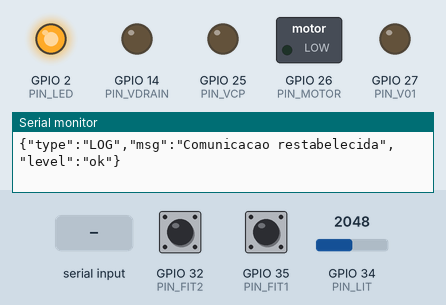
This sketch was run on a simulated ESP32. On the bench: switched loads named in the sketch (green lamp = pin HIGH), output pins drawn as LEDs (lit = HIGH), the last lines printed to the serial monitor. Dashed ring = blinking. The test bench sets the inputs (shaded band); at power-on: GPIO 32 (PIN_FIT2) HIGH, GPIO 34 (PIN_LIT) = 2048, GPIO 35 (PIN_FIT1) HIGH (analog values on the 0–4095 scale).

Above: at 0.1 s.
At 1.2 s:
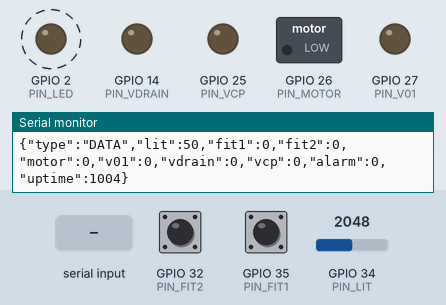
1.3 s: "MOTOR\n" received over Serial
Timing chart, 0 to 10.3 s (numbered marks = the images above; inputs shaded):
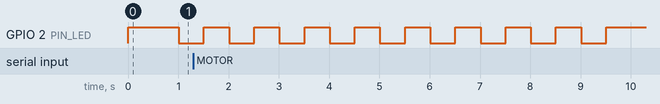

Measured:
- by itself, GPIO 2 (PIN_LED): alternates HIGH for 0.50 s and LOW for 0.50 s

The sketch:

eta_esp32_funcional.ino
```cpp
/* =============================================================================
 *  FIRMWARE ESP32 — ETA (Estação de Tratamento de Água)
 *  -----------------------------------------------------------------------------
 *  Objetivo:
 *    Interface física entre o supervisório Python (rodando no PC) e o processo
 *    real da ETA. O ESP32 lê os sensores, aciona relés/válvulas e troca dados
 *    com o PC por comunicação SERIAL USB (115200 baud), usando JSON por linha.
 *
 *  Comunicação (Serial USB — cabo direto PC <-> ESP32):
 *    - Baud rate: 115200
 *    - Cada mensagem é uma linha JSON terminada em '\n'
 *
 *    PC -> ESP32 (comandos, um por linha):
 *      {"cmd":"MOTOR","val":1}     -> liga(1)/desliga(0) a bomba B-01
 *      {"cmd":"V01","val":1}       -> abre(1)/fecha(0) a válvula de entrada V-01
 *      {"cmd":"VDRAIN","val":1}    -> abre(1)/fecha(0) o dreno V-DRAIN
 *      {"cmd":"VCP","val":75}      -> abertura da válvula proporcional (0-100%)
 *      {"cmd":"SP","val":50}       -> setpoint de nível (0-100%) - informativo
 *      {"cmd":"PING","val":0}      -> teste de conexão (responde PONG)
 *
 *    ESP32 -> PC (enviado a cada 200 ms):
 *      {"type":"DATA","lit":45.2,"fit1":12.0,"fit2":4.0,"motor":1,"v01":1,
 *       "vdrain":0,"vcp":75,"alarm":0,"uptime":12345}
 *      {"type":"LOG","msg":"Bomba B-01 ligada","level":"ok"}
 *      {"type":"PONG","uptime":12345}
 *
 *  -----------------------------------------------------------------------------
 *  BIBLIOTECA NECESSÁRIA: ArduinoJson (por Benoit Blanchon)
 *    Instalação na Arduino IDE:
 *      Sketch -> Include Library -> Manage Libraries...
 *      Pesquise por "ArduinoJson" e instale a versão 6.x (ou 7.x).
 *    Este código usa a API da versão 6/7 (StaticJsonDocument / JsonDocument).
 *
 *  PLACA: selecione "ESP32 Dev Module" (ou equivalente) em Ferramentas -> Placa.
 * ===========================================================================*/

#include <ArduinoJson.h>

// ─── MAPEAMENTO DE PINOS ─────────────────────────────────────────────────────
// Saídas digitais (relés). Se seu módulo de relé for ATIVO EM NÍVEL BAIXO
// (a maioria dos módulos de 1/2/4 canais chineses é assim), troque
// RELAY_ACTIVE_HIGH para 'false' abaixo — a lógica é invertida automaticamente.
const int PIN_MOTOR  = 26;   // Relé da Bomba B-01 (motor de recalque)
const int PIN_V01    = 27;   // Relé da Válvula V-01 (entrada de água)
const int PIN_VDRAIN = 14;   // Relé do Dreno V-DRAIN

// Saída analógica (DAC nativo do ESP32) para a válvula proporcional VCP-01.
// O ESP32 tem 2 canais de DAC: GPIO25 (DAC1) e GPIO26 (DAC2).
// Aqui usamos GPIO25. Faixa do DAC: 0-255 (0 V a ~3.3 V).
// Se o atuador da válvula exigir 0-10 V ou 4-20 mA, use um conversor/driver
// externo (ex.: amplificador operacional, módulo 0-10V, ou saída 4-20mA).
const int PIN_VCP    = 25;   // DAC1 -> VCP-01 (0-100% mapeado para 0-255)

// Entrada analógica (ADC) para o sensor de nível LIT-01.
// >>> TIPO ESCOLHIDO PELO USUÁRIO: BOIA COM POTENCIÔMETRO (0-3.3 V) <<<
// O cursor do potenciômetro fornece uma tensão proporcional ao ângulo/altura
// da boia. Ligue: extremos do potenciômetro em 3.3V e GND, cursor no GPIO34.
// ADC do ESP32: 12 bits -> 0 a 4095 (0 V a ~3.3 V).
// IMPORTANTE: use pinos ADC1 (GPIO32..39) — o ADC2 não funciona com Wi-Fi ligado.
const int PIN_LIT    = 34;   // ADC1_CH6 -> LIT-01 (boia + potenciômetro)

// Entradas de pulso (sensores de vazão tipo turbina/hall) via interrupção.
const int PIN_FIT1   = 35;   // FIT-01 (vazão de entrada) — contador de pulsos
const int PIN_FIT2   = 32;   // FIT-02 (vazão de saída)   — contador de pulsos

// LED de status (LED onboard da maioria das placas ESP32 DevKit).
const int PIN_LED    = 2;    // Pisca 1 Hz quando em comunicação; fixo se offline

// ─── CONFIGURAÇÕES DE LÓGICA ─────────────────────────────────────────────────
const bool RELAY_ACTIVE_HIGH = true;   // true = relé liga com HIGH; false = com LOW

// Watchdog de comunicação: se o PC não enviar NENHUM comando por este tempo,
// o ESP32 entra em modo seguro (desliga bomba e fecha válvulas).
const unsigned long COMM_TIMEOUT_MS = 10000;   // 10 segundos

// Período de envio dos dados (telemetria) para o PC.
const unsigned long DATA_PERIOD_MS  = 200;     // 200 ms

// ─── CALIBRAÇÃO DOS SENSORES DE VAZÃO ────────────────────────────────────────
// Fator K (pulsos por litro) do sensor de vazão. Consulte o datasheet do seu
// sensor. Ex.: YF-S201 ~ 450 pulsos/litro. Ajuste conforme o modelo real.
const float FLOW_PULSES_PER_LITER = 450.0;

// ─── VARIÁVEIS DE ESTADO ─────────────────────────────────────────────────────
volatile unsigned long fit1_pulses = 0;   // contador de pulsos FIT-01 (ISR)
volatile unsigned long fit2_pulses = 0;   // contador de pulsos FIT-02 (ISR)

bool  motor_on  = false;    // estado atual da bomba B-01
bool  v01_open  = false;    // estado atual da válvula de entrada
bool  vdrain_open = false;  // estado atual do dreno
int   vcp_pct   = 0;        // abertura da VCP-01 (0-100%)
int   setpoint  = 50;       // setpoint recebido (informativo)
bool  alarmFlag = false;    // flag de alarme (nível crítico / modo seguro)

float lit_level = 0.0;      // nível filtrado do LIT-01 (%)
float flow1     = 0.0;      // vazão FIT-01 (m³/h)
float flow2     = 0.0;      // vazão FIT-02 (m³/h)

unsigned long last_data_ms   = 0;   // último envio de telemetria
unsigned long last_cmd_ms    = 0;   // último comando recebido do PC
unsigned long last_flow_ms   = 0;   // última janela de cálculo de vazão
unsigned long last_led_ms    = 0;   // controle de piscar do LED
bool  led_state  = false;
bool  comm_alive = false;   // true enquanto recebemos comandos dentro do timeout

// ─── ROTINAS DE INTERRUPÇÃO (ISR) — contagem de pulsos ───────────────────────
// IRAM_ATTR: a ISR fica na RAM interna (obrigatório no ESP32 para ISRs rápidas).
void IRAM_ATTR isr_fit1() { fit1_pulses++; }
void IRAM_ATTR isr_fit2() { fit2_pulses++; }

// ─── AUXILIARES DE RELÉ ──────────────────────────────────────────────────────
// Escreve no relé respeitando a lógica ativa em alto/baixo.
void writeRelay(int pin, bool on) {
  bool level = RELAY_ACTIVE_HIGH ? on : !on;
  digitalWrite(pin, level ? HIGH : LOW);
}

// ─── ENVIO DE LOG PARA O PC ──────────────────────────────────────────────────
void sendLog(const char* msg, const char* level) {
  StaticJsonDocument<128> doc;
  doc["type"]  = "LOG";
  doc["msg"]   = msg;
  doc["level"] = level;
  serializeJson(doc, Serial);
  Serial.println();
}

// ─── LEITURA DO SENSOR DE NÍVEL LIT-01 ───────────────────────────────────────
// Boia com potenciômetro: lê o ADC e converte para 0-100%.
// Faz média de 10 amostras para filtrar ruído elétrico.
float readLevel() {
  const int N = 10;
  long acc = 0;
  for (int i = 0; i < N; i++) {
    acc += analogRead(PIN_LIT);   // 0..4095 (12 bits)
    delayMicroseconds(200);       // pequeno intervalo entre amostras
  }
  float raw = acc / (float)N;     // média das amostras

  // Converte 0..4095 -> 0..100%.
  // Ajuste ADC_MIN/ADC_MAX após calibrar com a boia no fundo e no topo do tanque.
  const float ADC_MIN = 0.0;      // leitura com tanque vazio (calibrar)
  const float ADC_MAX = 4095.0;   // leitura com tanque cheio (calibrar)
  float pct = (raw - ADC_MIN) * 100.0 / (ADC_MAX - ADC_MIN);
  if (pct < 0)   pct = 0;
  if (pct > 100) pct = 100;
  return pct;

  /* -----------------------------------------------------------------------
   * ALTERNATIVA 1 — SENSOR ULTRASSÔNICO (HC-SR04):
   *   Meça a distância até a lâmina d'água e converta para nível.
   *   Requer 2 pinos (TRIG e ECHO) em vez do ADC.
   *
   *   long duration; float distance_cm;
   *   digitalWrite(TRIG, LOW);  delayMicroseconds(2);
   *   digitalWrite(TRIG, HIGH); delayMicroseconds(10);
   *   digitalWrite(TRIG, LOW);
   *   duration = pulseIn(ECHO, HIGH, 30000);   // timeout 30 ms
   *   distance_cm = duration * 0.0343 / 2.0;   // velocidade do som
   *   // nível = altura_tanque - distância_medida
   *   float nivel_cm = ALTURA_TANQUE_CM - distance_cm;
   *   float pct = nivel_cm * 100.0 / ALTURA_TANQUE_CM;
   *
   * ALTERNATIVA 2 — SENSOR DE PRESSÃO / TRANSMISSOR 4-20 mA:
   *   Use um resistor shunt de 165 Ω para converter 4-20 mA em ~0.66-3.3 V,
   *   leia no ADC e mapeie:
   *     4 mA  (tanque vazio) -> ~0.66 V -> ADC ~820
   *     20 mA (tanque cheio) -> ~3.30 V -> ADC ~4095
   *   float pct = (raw - 820.0) * 100.0 / (4095.0 - 820.0);
   * --------------------------------------------------------------------- */
}

// ─── CÁLCULO DAS VAZÕES (a partir dos pulsos acumulados) ─────────────────────
void updateFlows(unsigned long dt_ms) {
  if (dt_ms == 0) return;

  // Captura e zera os contadores de forma atômica (desabilita interrupções).
  noInterrupts();
  unsigned long p1 = fit1_pulses; fit1_pulses = 0;
  unsigned long p2 = fit2_pulses; fit2_pulses = 0;
  interrupts();

  float dt_s = dt_ms / 1000.0;

  // litros no intervalo = pulsos / (pulsos por litro)
  float liters1 = p1 / FLOW_PULSES_PER_LITER;
  float liters2 = p2 / FLOW_PULSES_PER_LITER;

  // vazão (L/s) -> m³/h : (L/s) * 3.6
  flow1 = (liters1 / dt_s) * 3.6;
  flow2 = (liters2 / dt_s) * 3.6;
}

// ─── ENVIO DA TELEMETRIA (DATA) ──────────────────────────────────────────────
void sendData() {
  StaticJsonDocument<256> doc;
  doc["type"]   = "DATA";
  doc["lit"]    = round(lit_level * 10) / 10.0;   // 1 casa decimal
  doc["fit1"]   = round(flow1 * 10) / 10.0;
  doc["fit2"]   = round(flow2 * 10) / 10.0;
  doc["motor"]  = motor_on ? 1 : 0;
  doc["v01"]    = v01_open ? 1 : 0;
  doc["vdrain"] = vdrain_open ? 1 : 0;
  doc["vcp"]    = vcp_pct;
  doc["alarm"]  = alarmFlag ? 1 : 0;
  doc["uptime"] = millis();
  serializeJson(doc, Serial);
  Serial.println();
}

// ─── APLICA A ABERTURA DA VÁLVULA PROPORCIONAL VCP-01 (via DAC) ──────────────
void applyVCP(int pct) {
  if (pct < 0)   pct = 0;
  if (pct > 100) pct = 100;
  vcp_pct = pct;
  int dacValue = map(pct, 0, 100, 0, 255);   // 0-100% -> 0-255 (DAC)
  dacWrite(PIN_VCP, dacValue);
}

// ─── MODO SEGURO (acionado pelo watchdog) ────────────────────────────────────
// Desliga a bomba e fecha as válvulas para proteger o processo quando a
// comunicação com o PC é perdida.
void enterSafeMode() {
  motor_on    = false;
  v01_open    = false;
  vdrain_open = false;
  applyVCP(0);
  writeRelay(PIN_MOTOR,  false);
  writeRelay(PIN_V01,    false);
  writeRelay(PIN_VDRAIN, false);
  alarmFlag = true;
}

// ─── PROCESSA UM COMANDO JSON RECEBIDO DO PC ─────────────────────────────────
void handleCommand(const String& line) {
  StaticJsonDocument<128> doc;
  DeserializationError err = deserializeJson(doc, line);
  if (err) {
    sendLog("Comando JSON invalido recebido", "warn");
    return;
  }

  const char* cmd = doc["cmd"] | "";
  int val = doc["val"] | 0;

  // Qualquer comando válido "alimenta" o watchdog (comunicação viva).
  last_cmd_ms = millis();

  if (strcmp(cmd, "MOTOR") == 0) {
    motor_on = (val != 0);
    writeRelay(PIN_MOTOR, motor_on);
    sendLog(motor_on ? "Bomba B-01 ligada" : "Bomba B-01 desligada",
            motor_on ? "ok" : "warn");
  }
  else if (strcmp(cmd, "V01") == 0) {
    v01_open = (val != 0);
    writeRelay(PIN_V01, v01_open);
    sendLog(v01_open ? "Valvula V-01 aberta" : "Valvula V-01 fechada", "info");
  }
  else if (strcmp(cmd, "VDRAIN") == 0) {
    vdrain_open = (val != 0);
    writeRelay(PIN_VDRAIN, vdrain_open);
    sendLog(vdrain_open ? "Dreno V-DRAIN aberto" : "Dreno V-DRAIN fechado", "warn");
  }
  else if (strcmp(cmd, "VCP") == 0) {
    applyVCP(val);
    sendLog("VCP-01 ajustada", "info");
  }
  else if (strcmp(cmd, "SP") == 0) {
    setpoint = val;   // informativo (o controle de nível fica no supervisório)
  }
  else if (strcmp(cmd, "PING") == 0) {
    StaticJsonDocument<64> pong;
    pong["type"]   = "PONG";
    pong["uptime"] = millis();
    serializeJson(pong, Serial);
    Serial.println();
  }
  else {
    sendLog("Comando desconhecido", "warn");
  }
}

// ─── LEITURA DA SERIAL (comandos linha a linha) ──────────────────────────────
String rxBuffer = "";
void readSerial() {
  while (Serial.available() > 0) {
    char c = (char)Serial.read();
    if (c == '\n') {
      rxBuffer.trim();
      if (rxBuffer.length() > 0) handleCommand(rxBuffer);
      rxBuffer = "";
    } else if (c != '\r') {
      rxBuffer += c;
      if (rxBuffer.length() > 200) rxBuffer = "";   // proteção contra lixo
    }
  }
}

// ─── ATUALIZA O LED DE STATUS ────────────────────────────────────────────────
// Pisca a 1 Hz quando a comunicação está ativa; fica aceso fixo quando offline.
void updateLed() {
  if (comm_alive) {
    if (millis() - last_led_ms >= 500) {   // 500 ms on / 500 ms off = 1 Hz
      last_led_ms = millis();
      led_state = !led_state;
      digitalWrite(PIN_LED, led_state ? HIGH : LOW);
    }
  } else {
    digitalWrite(PIN_LED, HIGH);   // aceso fixo = sem comunicação
  }
}

// ═══════════════════════════════════════════════════════════════════════════
//  SETUP
// ═══════════════════════════════════════════════════════════════════════════
void setup() {
  Serial.begin(115200);

  // Configura saídas digitais (relés) e garante estado seguro (desligado).
  pinMode(PIN_MOTOR,  OUTPUT);
  pinMode(PIN_V01,    OUTPUT);
  pinMode(PIN_VDRAIN, OUTPUT);
  writeRelay(PIN_MOTOR,  false);
  writeRelay(PIN_V01,    false);
  writeRelay(PIN_VDRAIN, false);

  // LED de status.
  pinMode(PIN_LED, OUTPUT);
  digitalWrite(PIN_LED, HIGH);   // começa aceso (sem comunicação ainda)

  // Entrada analógica do nível (boia + potenciômetro).
  // Resolução padrão do ADC do ESP32 = 12 bits (0..4095).
  analogReadResolution(12);
  // Atenuação 11 dB permite ler a faixa completa ~0..3.3 V.
  analogSetPinAttenuation(PIN_LIT, ADC_11db);

  // Entradas de pulso das vazões, com interrupção na borda de subida.
  pinMode(PIN_FIT1, INPUT_PULLUP);
  pinMode(PIN_FIT2, INPUT_PULLUP);
  attachInterrupt(digitalPinToInterrupt(PIN_FIT1), isr_fit1, RISING);
  attachInterrupt(digitalPinToInterrupt(PIN_FIT2), isr_fit2, RISING);

  // Válvula proporcional em 0% ao ligar.
  applyVCP(0);

  unsigned long now = millis();
  last_data_ms = now;
  last_cmd_ms  = now;
  last_flow_ms = now;
  last_led_ms  = now;

  sendLog("ESP32 ETA inicializado", "info");
}

// ═══════════════════════════════════════════════════════════════════════════
//  LOOP
// ═══════════════════════════════════════════════════════════════════════════
void loop() {
  // 1) Recebe e processa comandos do PC.
  readSerial();

  unsigned long now = millis();

  // 2) Watchdog de comunicação.
  //    Se passou muito tempo sem comando, entra em modo seguro.
  bool prev_alive = comm_alive;
  comm_alive = (now - last_cmd_ms) < COMM_TIMEOUT_MS;
  if (!comm_alive && prev_alive) {
    // Acabou de perder a comunicação -> modo seguro.
    enterSafeMode();
    sendLog("SEM COMUNICACAO com o PC - modo seguro acionado", "alarm");
  }
  if (comm_alive && !prev_alive) {
    alarmFlag = false;   // comunicação restabelecida
    sendLog("Comunicacao restabelecida", "ok");
  }

  // 3) Telemetria a cada DATA_PERIOD_MS.
  if (now - last_data_ms >= DATA_PERIOD_MS) {
    unsigned long dt = now - last_flow_ms;
    updateFlows(dt);          // calcula vazões desde a última janela
    last_flow_ms = now;

    lit_level = readLevel();  // lê o nível filtrado

    sendData();               // envia DATA ao PC
    last_data_ms = now;
  }

  // 4) LED de status.
  updateLed();
}
```
